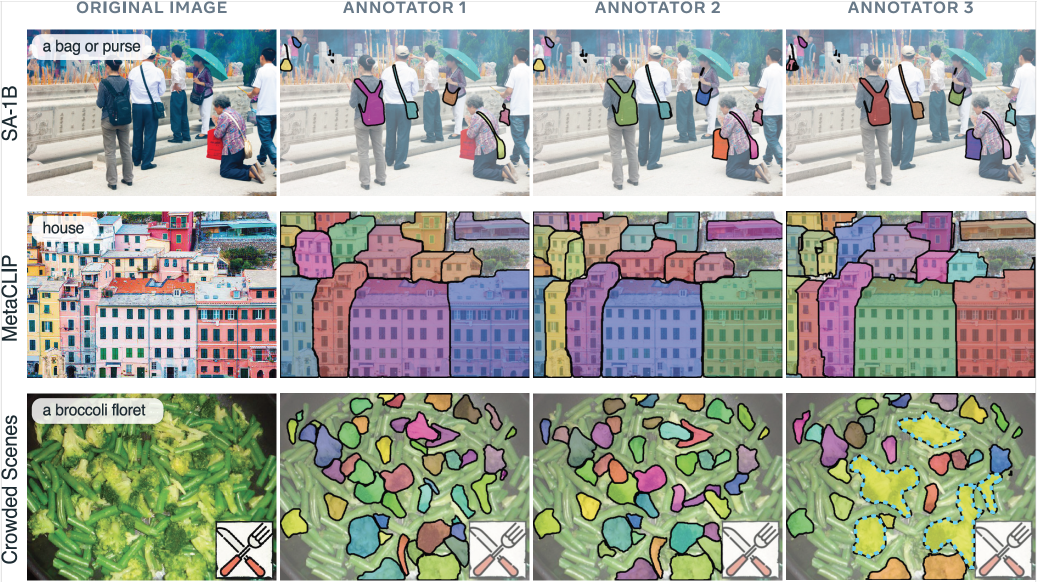
#> input picture assets/saco_gold_annotation.png, 2073 x 1164 px (shown at 1/2 size); its folder holds only this picture in this run
$ python -i step5_edge_remove.py   (imports and definitions only)
#> lines starting #> are read from the running program, lines starting #| are printed output that depends on the picture; after the words box and inside, x2 and y2 are one past the last pixel; in counts of white or black regions, pixels touching at a corner belong together
import os
import numpy as np
import cv2
import rasterio
from rasterio.transform import Affine


def process_mask(mask_path, output_mask_path, shrink_ratio=0.05, crop_ratio=1.0):
    """处理蒙版：保留中心区域（不改变分辨率尺寸，外圈填黑），并使用几何缩放完美保留边缘形状进行内缩"""
#> called with mask_path = 'assets/saco_gold_annotation.png', output_mask_path = 'out.png', shrink_ratio = 0.05, crop_ratio = 1
    # 1. 读取并预处理蒙版图
    mask = cv2.imread(mask_path, cv2.IMREAD_GRAYSCALE)
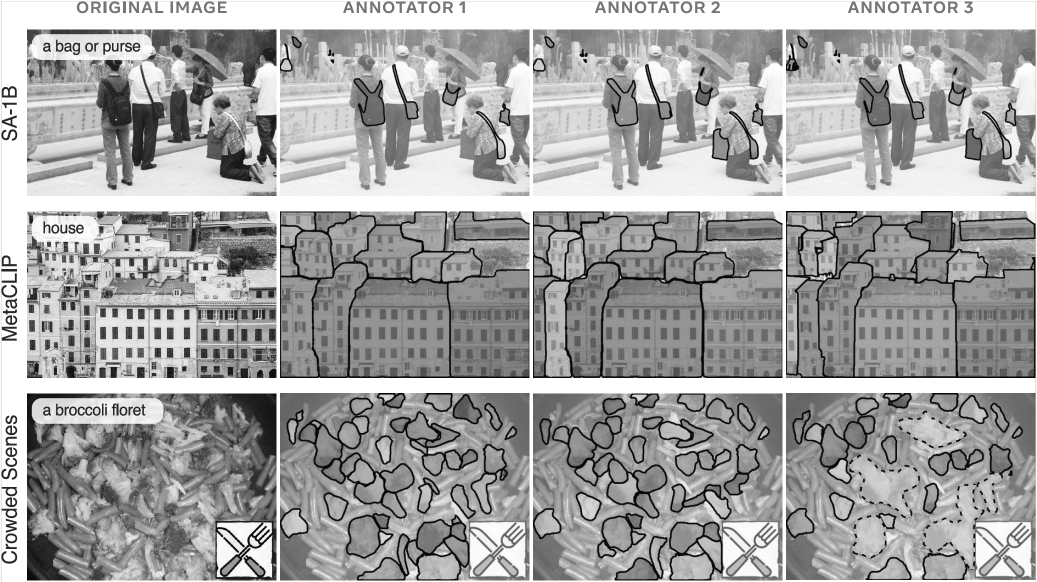
#> mask: shape (1164, 2073) (shown at 1/2 size); min 5, max 255, mean 164
    if mask is None:
        print(f"警告：无法读取蒙版图 {mask_path}")
        return

    # 按比例处理中心区域，但不改变图像尺寸，外围用黑底填充
    if crop_ratio < 1.0:
        original_height, original_width = mask.shape[:2]
        new_width = int(original_width * crop_ratio)
        new_height = int(original_height * crop_ratio)

        # 计算保留区域（中心区域）
        start_x = (original_width - new_width) // 2
        start_y = (original_height - new_height) // 2
        end_x = start_x + new_width
        end_y = start_y + new_height

        # 创建全黑画布，仅保留中心区域的像素，保证分辨率不变
        mask_padded = np.zeros_like(mask)
        mask_padded[start_y:end_y, start_x:end_x] = mask[start_y:end_y, start_x:end_x]
        mask = mask_padded

    # 二值化
    _, binary_mask = cv2.threshold(mask, 1, 255, cv2.THRESH_BINARY)
#> binary_mask: shape (1164, 2073); every value is 255
    original_white_area = cv2.countNonZero(binary_mask)
#> original_white_area = 2412972

    if original_white_area < 10:
        cv2.imwrite(output_mask_path, np.zeros_like(binary_mask))
        return

    contours, hierarchy = cv2.findContours(
        binary_mask, cv2.RETR_EXTERNAL, cv2.CHAIN_APPROX_SIMPLE
    )
#> contours = [[[0, 0], [0, 1163], [2072, 1163], [2072, 0]]]
    if not contours:
        cv2.imwrite(output_mask_path, np.zeros_like(binary_mask))
        return

    main_contour = max(contours, key=cv2.contourArea)
#> main_contour = [[0, 0], [0, 1163], [2072, 1163], [2072, 0]]

    # 使用几何缩放替代腐蚀，保留原始边缘形状
    # 计算轮廓中心
    M = cv2.moments(main_contour)
#> M = moments, m00 2409736, centre m10/m00, m01/m00 = (1036, 581.5)
    if M['m00'] != 0:
        cx = int(M['m10'] / M['m00'])
#> cx = 1036
        cy = int(M['m01'] / M['m00'])
#> cy = 581
    else:
        x, y, w, h = cv2.boundingRect(main_contour)
        cx = x + w // 2
        cy = y + h // 2

    # 按比例缩小顶点坐标
    scale = 1.0 - shrink_ratio
    scaled_contour = np.zeros_like(main_contour)
#> scaled_contour = [[0, 0], [0, 0], [0, 0], [0, 0]]
    for i in range(len(main_contour)):
        pt = main_contour[i][0]
        new_x = int(cx + (pt[0] - cx) * scale)
        new_y = int(cy + (pt[1] - cy) * scale)
        scaled_contour[i][0] = [new_x, new_y]
#> this loop made 4 passes
#> (pt, new_x, new_y) on passes 1 to 4: ([0, 0], 51, 29), ([0, 1163], 51, 1133), ([2072, 1163], 2020, 1133), ([2072, 0], 2020, 29)
#> after the loop, scaled_contour = [[51, 29], [51, 1133], [2020, 1133], [2020, 29]]

    # 绘制缩放后的轮廓
    contour_mask = np.zeros_like(binary_mask)
    cv2.drawContours(contour_mask, [scaled_contour], -1, 255, thickness=cv2.FILLED)
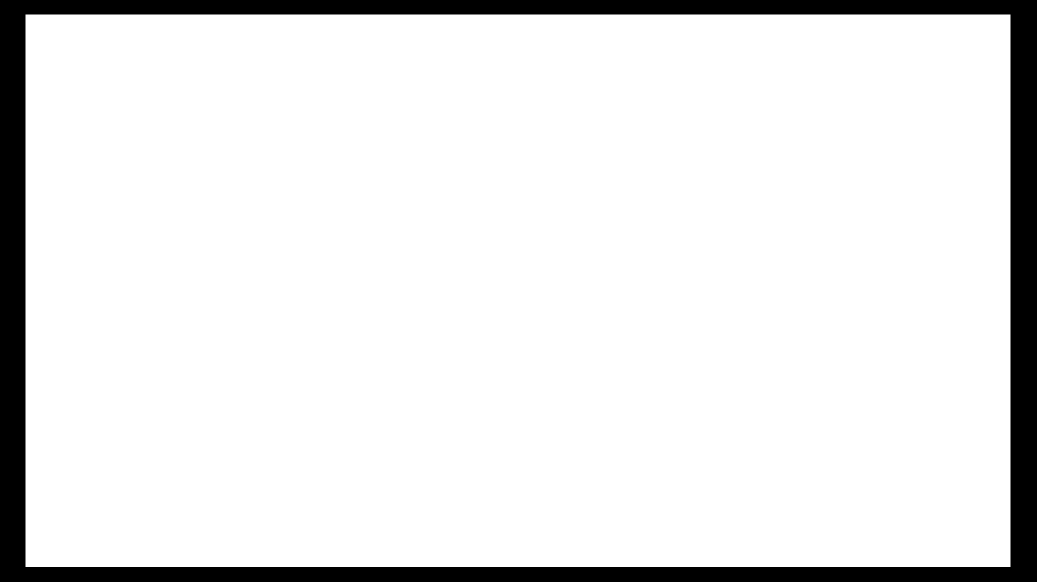
#> contour_mask: shape (1164, 2073) (shown at 1/2 size); 90.2% white; 1 black region, box (x1, y1, x2, y2) and area: (0, 0, 2073, 1164) 236122

    # 取交集避免异常越界
    processed_mask = cv2.bitwise_and(binary_mask, contour_mask)

    # 连通域分析，只保留最大连通域
    num_labels, labels, stats, centroids = cv2.connectedComponentsWithStats(
        processed_mask, connectivity=8
    )
#> num_labels = 2; stats = [[0, 0, 2073, 1164, 236122], [51, 29, 1970, 1105, 2176850]]; centroids = [[1040.6, 586.1], [1035.5, 581]]
    if num_labels <= 1:
        cv2.imwrite(output_mask_path, np.zeros_like(processed_mask))
        return

    max_area = -1
    max_label = 0
    for i in range(1, num_labels):
        area = stats[i, cv2.CC_STAT_AREA]
        if area > max_area:
            max_area = area
            max_label = i
#> this loop made 1 pass
#> (area, max_area) on pass 1: (2176850, 2176850)
#> after the loop, max_area = 2176850; max_label = 1

    final_mask = np.zeros_like(processed_mask)
    final_mask[labels == max_label] = 255

    cv2.imwrite(output_mask_path, final_mask)


# [63 lines left out: functions apply_mask_to_ortho, batch_process, not called in this run]


# [22 lines not run here, left out]

>>> result = process_mask('assets/saco_gold_annotation.png', 'out.png')
